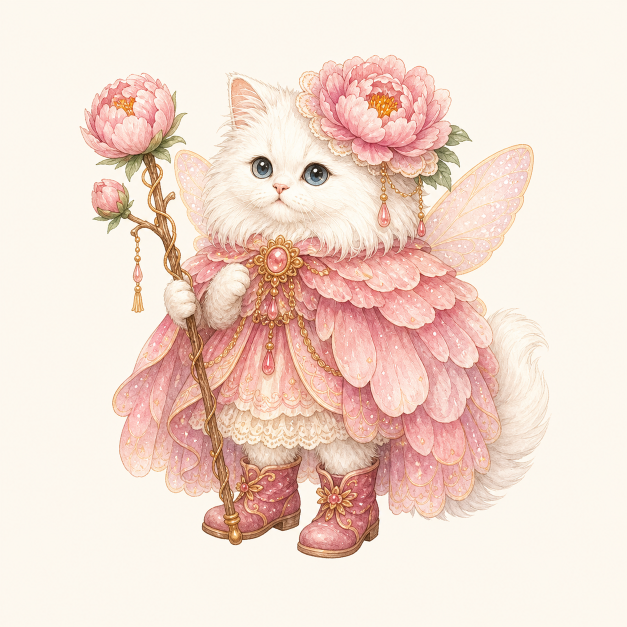
#> input picture docs/cat-fairies-round2-2026-06-18/peony-white-longhair-cat-fairy-original.png, 1254 x 1254 px, found by its file name (shown at 1/2 size)
$ python process_peony_cat_v2.py
#> lines starting #> are read from the running program, lines starting #| are printed output that depends on the picture
from PIL import Image, ImageDraw, ImageFilter
from collections import deque
from pathlib import Path
import math
base = Path(r'C:\Users\akane\Documents\Codex\2026-06-14\new-chat\suiyoukai-stamp-app\docs\cat-fairies-round2-2026-06-18')
name='peony-white-longhair-cat-fairy'
img=Image.open(base/f'{name}-original.png').convert('RGBA')
w,h=img.size; pix=img.load()
#> after `w, h = img.size`: w = 1254; h = 1254
# use only far corners for background, and very tight threshold to avoid white fur
corners=[pix[0,0][:3],pix[w-1,0][:3],pix[0,h-1][:3],pix[w-1,h-1][:3]]
#> corners = [(252, 247, 235), (252, 247, 235), (251, 245, 235), (251, 245, 233)]
bg=tuple(round(sum(c[i] for c in corners)/4) for i in range(3))
#> bg = (252, 246, 234)
def dist(rgb): return math.sqrt(sum((rgb[i]-bg[i])**2 for i in range(3)))
seen=bytearray(w*h); q=deque()
for x in range(w):
    for y in (0,h-1):
        if dist(pix[x,y][:3])<22:
            idx=y*w+x
            if not seen[idx]: seen[idx]=1; q.append((x,y))
for y in range(h):
    for x in (0,w-1):
        if dist(pix[x,y][:3])<22:
            idx=y*w+x
            if not seen[idx]: seen[idx]=1; q.append((x,y))
while q:
    x,y=q.popleft()
    for nx,ny in ((x+1,y),(x-1,y),(x,y+1),(x,y-1)):
        if nx<0 or ny<0 or nx>=w or ny>=h: continue
        idx=ny*w+nx
        if seen[idx]: continue
        if dist(pix[nx,ny][:3])<25:
            seen[idx]=1; q.append((nx,ny))
#> this loop made 977102 passes
#> (x, y) on passes 1 to 3: (0, 0), (0, 1253), (1, 0)
mask=Image.new('L',(w,h),0); mp=mask.load()
#> after `mask = Image.new('L', (w, h), 0)`: mask: PIL image 1254x1254 L; every value is 0
for y in range(h):
    row=y*w
    for x in range(w):
        if seen[row+x]: mp[x,y]=255
mask=mask.filter(ImageFilter.GaussianBlur(0.25))
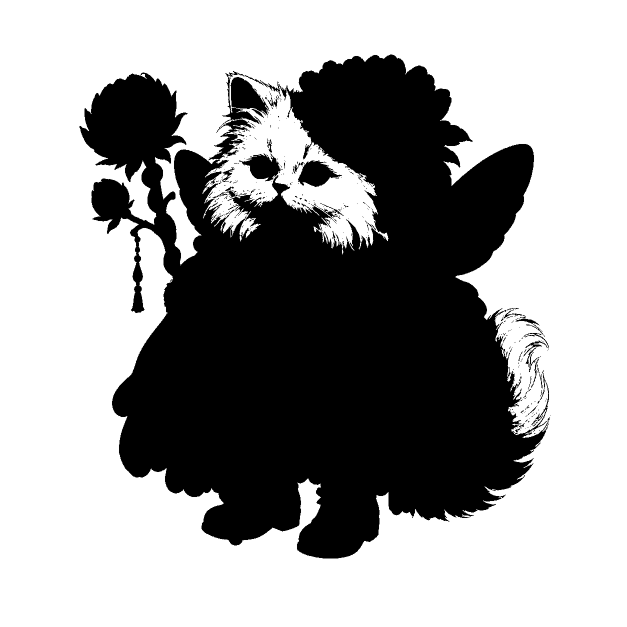
#> mask: PIL image 1254x1254 L (shown at 1/2 size); min 0, max 255, mean 158.4
out=img.copy(); op=out.load(); m=mask.load()
for y in range(h):
    for x in range(w):
        alpha=255-m[x,y]
        if alpha<5: alpha=0
        r,g,b,a=op[x,y]
        op[x,y]=(r,g,b,min(a,alpha))
bbox=out.getchannel('A').getbbox()
#> bbox = (158, 108, 1103, 1118)
if bbox: out=out.crop(bbox)
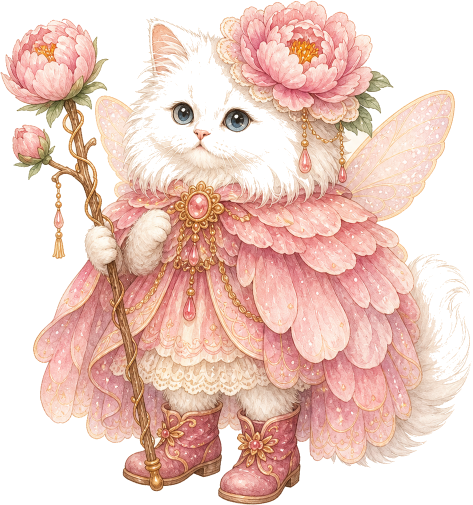
#> out: PIL image 945x1010 RGBA (shown at 1/2 size); mean R, G, B, A 236, 202.4, 188.9, 159.1; transparent parts drawn white
size=max(out.size); pad=int(size*0.14)
#> after `size = max(out.size)`: size = 1010
#> after `pad = int(size * 0.14)`: pad = 141
canvas=Image.new('RGBA',(size+pad*2,size+pad*2),(255,255,255,0))
canvas.alpha_composite(out,((canvas.width-out.width)//2,(canvas.height-out.height)//2))
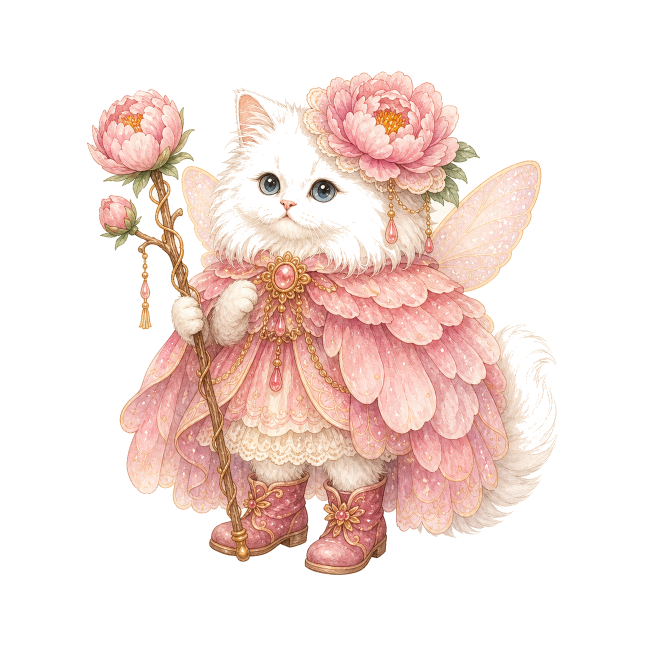
#> canvas: PIL image 1292x1292 RGBA (shown at 1/2 size); mean R, G, B, A 244.6, 226.5, 220.7, 91; transparent parts drawn white
trans=base/f'{name}-transparent-candidate-v2.png'; canvas.save(trans)
checker=Image.new('RGBA',canvas.size,(255,255,255,255)); d=ImageDraw.Draw(checker); s=32
#> after `checker = Image.new('RGBA', canvas.size, (255, 255, 255, 255))`: checker: PIL image 1292x1292 RGBA; every value is 255
for yy in range(0,canvas.height,s):
    for xx in range(0,canvas.width,s):
        d.rectangle([xx,yy,xx+s-1,yy+s-1],fill=(235,235,235,255) if ((xx//s+yy//s)%2)==0 else (255,255,255,255))
checker.alpha_composite(canvas)
thumb_o=img.copy(); thumb_o.thumbnail((520,520), Image.LANCZOS)
#> after `thumb_o.thumbnail((520, 520), Image.LANCZOS)`:
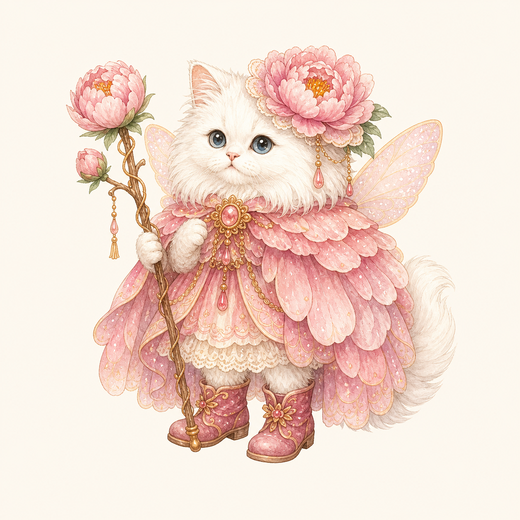
#> thumb_o: PIL image 520x520 RGBA; mean R, G, B, A 242.5, 220, 208.3, 255
thumb_t=checker.copy(); thumb_t.thumbnail((520,520), Image.LANCZOS)
#> after `thumb_t.thumbnail((520, 520), Image.LANCZOS)`:
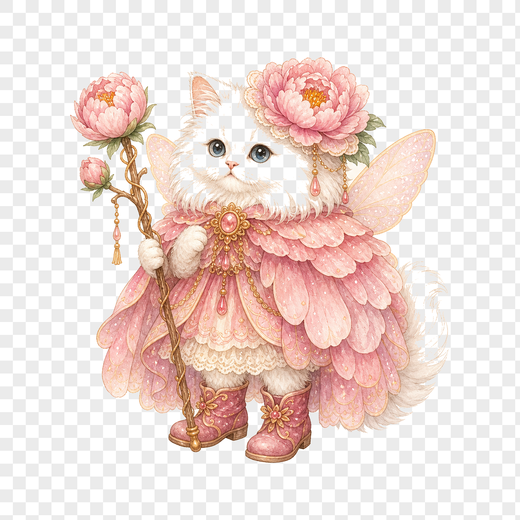
#> thumb_t: PIL image 520x520 RGBA; mean R, G, B, A 238.1, 220.1, 214.4, 255
sheet=Image.new('RGB',(1120,650),(252,248,239))
sheet.paste(thumb_o.convert('RGB'),(40+(520-thumb_o.width)//2,70+(520-thumb_o.height)//2))
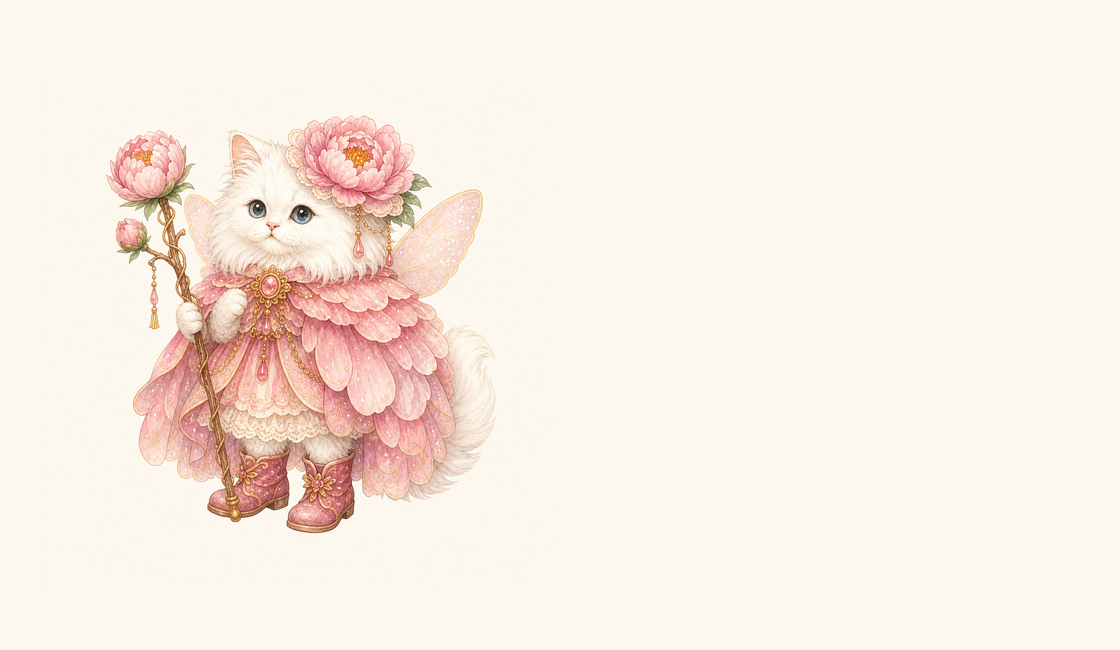
#> sheet: PIL image 1120x650 RGB; mean R, G, B 248.5, 237.6, 227.6
sheet.paste(thumb_t.convert('RGB'),(560+(520-thumb_t.width)//2,70+(520-thumb_t.height)//2))
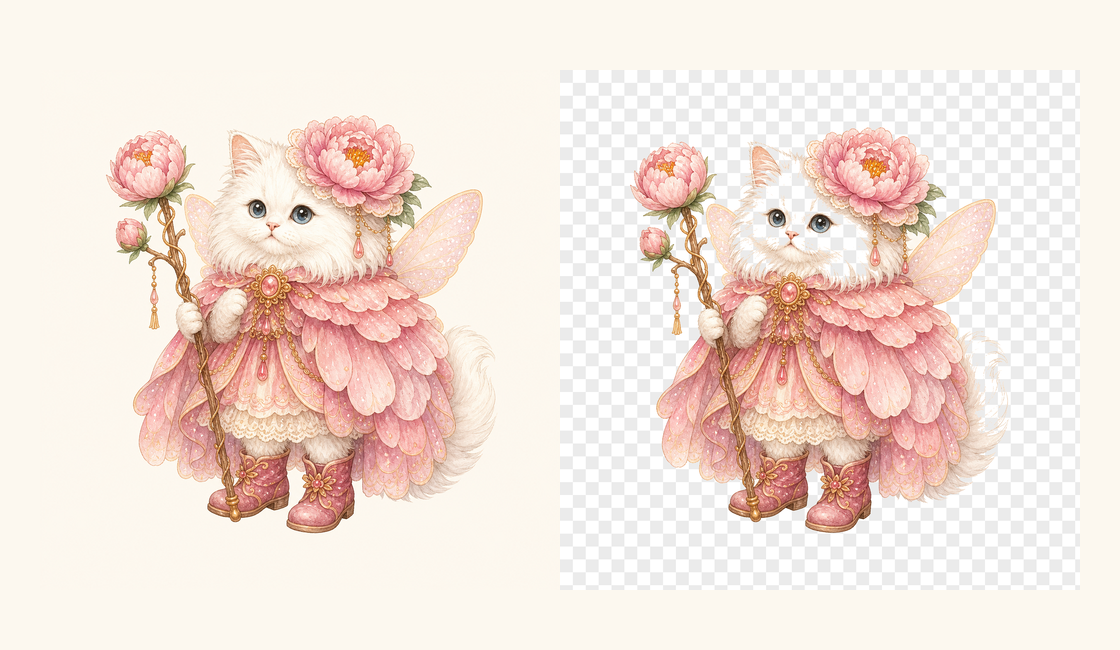
#> sheet: PIL image 1120x650 RGB; mean R, G, B 243.3, 227.3, 218.5
d=ImageDraw.Draw(sheet); d.text((40,25),'Peony original',fill=(80,70,55)); d.text((560,25),'Transparent candidate v2',fill=(80,70,55))
sheet.save(base/f'{name}-background-check-v2-2026-06-18.png')
print(trans)
print(base/f'{name}-background-check-v2-2026-06-18.png')
